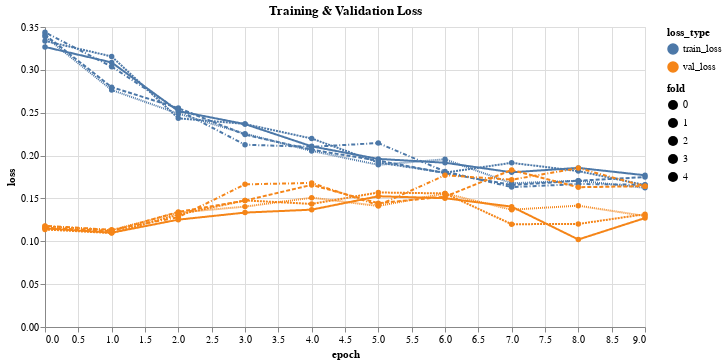

Notebook code cell kept with this figure:
### Code cell
loss_data = df[['fold', 'epoch', 'train_loss', 'val_loss']].melt(
    id_vars=['fold', 'epoch'], var_name='loss_type', value_name='loss'
)

loss_plot = alt.Chart(loss_data).mark_line(point=True).encode(
    x='epoch:Q', y='loss:Q', color='loss_type:N', strokeDash='fold:N',
    tooltip=['fold:N', 'epoch:Q', 'loss_type:N', alt.Tooltip('loss:Q', format='.4f')]
).properties(width=600, height=300, title='Training & Validation Loss')

display(loss_plot)

### Figure 1 — Vega-Lite specification as saved in the notebook (floating-point values rounded to 4 significant figures)
{"config": {"view": {"continuousWidth": 300, "continuousHeight": 300}}, "data": {"name": "data-f2fcc8935ee1f21df090f2c06be0e3a1"}, "mark": {"type": "line", "point": true}, "encoding": {"color": {"field": "loss_type", "type": "nominal"}, "strokeDash": {"field": "fold", "type": "nominal"}, "tooltip": [{"field": "fold", "type": "nominal"}, {"field": "epoch", "type": "quantitative"}, {"field": "loss_type", "type": "nominal"}, {"field": "loss", "format": ".4f", "type": "quantitative"}], "x": {"field": "epoch", "type": "quantitative"}, "y": {"field": "loss", "type": "quantitative"}}, "height": 300, "title": "Training & Validation Loss", "width": 600, "$schema": "https://vega.github.io/schema/vega-lite/v5.20.1.json", "datasets": {"data-f2fcc8935ee1f21df090f2c06be0e3a1": [{"fold": 0, "epoch": 0, "loss_type": "train_loss", "loss": 0.3267}, {"fold": 0, "epoch": 1, "loss_type": "train_loss", "loss": 0.3086}, {"fold": 0, "epoch": 2, "loss_type": "train_loss", "loss": 0.2519}, {"fold": 0, "epoch": 3, "loss_type": "train_loss", "loss": 0.2367}, {"fold": 0, "epoch": 4, "loss_type": "train_loss", "loss": 0.2107}, {"fold": 0, "epoch": 5, "loss_type": "train_loss", "loss": 0.1961}, {"fold": 0, "epoch": 6, "loss_type": "train_loss", "loss": 0.1917}, {"fold": 0, "epoch": 7, "loss_type": "train_loss", "loss": 0.1805}, {"fold": 0, "epoch": 8, "loss_type": "train_loss", "loss": 0.1856}, {"fold": 0, "epoch": 9, "loss_type": "train_loss", "loss": 0.177}, {"fold": 1, "epoch": 0, "loss_type": "train_loss", "loss": 0.341}, {"fold": 1, "epoch": 1, "loss_type": "train_loss", "loss": 0.2798}, {"fold": 1, "epoch": 2, "loss_type": "train_loss", "loss": 0.2554}, {"fold": 1, "epoch": 3, "loss_type": "train_loss", "loss": 0.2245}, {"fold": 1, "epoch": 4, "loss_type": "train_loss", "loss": 0.2068}, {"fold": 1, "epoch": 5, "loss_type": "train_loss", "loss": 0.1942}, {"fold": 1, "epoch": 6, "loss_type": "train_loss", "loss": 0.1795}, {"fold": 1, "epoch": 7, "loss_type": "train_loss", "loss": 0.1657}, {"fold": 1, "epoch": 8, "loss_type": "train_loss", "loss": 0.1707}, {"fold": 1, "epoch": 9, "loss_type": "train_loss", "loss": 0.1749}, {"fold": 2, "epoch": 0, "loss_type": "train_loss", "loss": 0.3337}, {"fold": 2, "epoch": 1, "loss_type": "train_loss", "loss": 0.3156}, {"fold": 2, "epoch": 2, "loss_type": "train_loss", "loss": 0.2435}, {"fold": 2, "epoch": 3, "loss_type": "train_loss", "loss": 0.2368}, {"fold": 2, "epoch": 4, "loss_type": "train_loss", "loss": 0.2199}, {"fold": 2, "epoch": 5, "loss_type": "train_loss", "loss": 0.1919}, {"fold": 2, "epoch": 6, "loss_type": "train_loss", "loss": 0.1801}, {"fold": 2, "epoch": 7, "loss_type": "train_loss", "loss": 0.1915}, {"fold": 2, "epoch": 8, "loss_type": "train_loss", "loss": 0.1819}, {"fold": 2, "epoch": 9, "loss_type": "train_loss", "loss": 0.1655}, {"fold": 3, "epoch": 0, "loss_type": "train_loss", "loss": 0.3388}, {"fold": 3, "epoch": 1, "loss_type": "train_loss", "loss": 0.2765}, {"fold": 3, "epoch": 2, "loss_type": "train_loss", "loss": 0.2489}, {"fold": 3, "epoch": 3, "loss_type": "train_loss", "loss": 0.2255}, {"fold": 3, "epoch": 4, "loss_type": "train_loss", "loss": 0.2054}, {"fold": 3, "epoch": 5, "loss_type": "train_loss", "loss": 0.1892}, {"fold": 3, "epoch": 6, "loss_type": "train_loss", "loss": 0.1957}, {"fold": 3, "epoch": 7, "loss_type": "train_loss", "loss": 0.1677}, {"fold": 3, "epoch": 8, "loss_type": "train_loss", "loss": 0.1707}, {"fold": 3, "epoch": 9, "loss_type": "train_loss", "loss": 0.1624}, {"fold": 4, "epoch": 0, "loss_type": "train_loss", "loss": 0.3438}, {"fold": 4, "epoch": 1, "loss_type": "train_loss", "loss": 0.3037}, {"fold": 4, "epoch": 2, "loss_type": "train_loss", "loss": 0.253}, {"fold": 4, "epoch": 3, "loss_type": "train_loss", "loss": 0.2126}, {"fold": 4, "epoch": 4, "loss_type": "train_loss", "loss": 0.2102}, {"fold": 4, "epoch": 5, "loss_type": "train_loss", "loss": 0.2146}, {"fold": 4, "epoch": 6, "loss_type": "train_loss", "loss": 0.1814}, {"fold": 4, "epoch": 7, "loss_type": "train_loss", "loss": 0.1632}, {"fold": 4, "epoch": 8, "loss_type": "train_loss", "loss": 0.1668}, {"fold": 4, "epoch": 9, "loss_type": "train_loss", "loss": 0.1658}, {"fold": 0, "epoch": 0, "loss_type": "val_loss", "loss": 0.1151}, {"fold": 0, "epoch": 1, "loss_type": "val_loss", "loss": 0.11}, {"fold": 0, "epoch": 2, "loss_type": "val_loss", "loss": 0.1252}, {"fold": 0, "epoch": 3, "loss_type": "val_loss", "loss": 0.1335}, {"fold": 0, "epoch": 4, "loss_type": "val_loss", "loss": 0.1369}, {"fold": 0, "epoch": 5, "loss_type": "val_loss", "loss": 0.1525}, {"fold": 0, "epoch": 6, "loss_type": "val_loss", "loss": 0.1503}, {"fold": 0, "epoch": 7, "loss_type": "val_loss", "loss": 0.1404}, {"fold": 0, "epoch": 8, "loss_type": "val_loss", "loss": 0.1021}, {"fold": 0, "epoch": 9, "loss_type": "val_loss", "loss": 0.1271}, {"fold": 1, "epoch": 0, "loss_type": "val_loss", "loss": 0.1158}, {"fold": 1, "epoch": 1, "loss_type": "val_loss", "loss": 0.1119}, {"fold": 1, "epoch": 2, "loss_type": "val_loss", "loss": 0.1343}, {"fold": 1, "epoch": 3, "loss_type": "val_loss", "loss": 0.1475}, {"fold": 1, "epoch": 4, "loss_type": "val_loss", "loss": 0.1658}, {"fold": 1, "epoch": 5, "loss_type": "val_loss", "loss": 0.1444}, {"fold": 1, "epoch": 6, "loss_type": "val_loss", "loss": 0.1521}, {"fold": 1, "epoch": 7, "loss_type": "val_loss", "loss": 0.1832}, {"fold": 1, "epoch": 8, "loss_type": "val_loss", "loss": 0.1631}, {"fold": 1, "epoch": 9, "loss_type": "val_loss", "loss": 0.1643}, {"fold": 2, "epoch": 0, "loss_type": "val_loss", "loss": 0.1138}, {"fold": 2, "epoch": 1, "loss_type": "val_loss", "loss": 0.1096}, {"fold": 2, "epoch": 2, "loss_type": "val_loss", "loss": 0.1312}, {"fold": 2, "epoch": 3, "loss_type": "val_loss", "loss": 0.1477}, {"fold": 2, "epoch": 4, "loss_type": "val_loss", "loss": 0.1436}, {"fold": 2, "epoch": 5, "loss_type": "val_loss", "loss": 0.1569}, {"fold": 2, "epoch": 6, "loss_type": "val_loss", "loss": 0.1558}, {"fold": 2, "epoch": 7, "loss_type": "val_loss", "loss": 0.1199}, {"fold": 2, "epoch": 8, "loss_type": "val_loss", "loss": 0.1202}, {"fold": 2, "epoch": 9, "loss_type": "val_loss", "loss": 0.1316}, {"fold": 3, "epoch": 0, "loss_type": "val_loss", "loss": 0.1175}, {"fold": 3, "epoch": 1, "loss_type": "val_loss", "loss": 0.1129}, {"fold": 3, "epoch": 2, "loss_type": "val_loss", "loss": 0.1336}, {"fold": 3, "epoch": 3, "loss_type": "val_loss", "loss": 0.1404}, {"fold": 3, "epoch": 4, "loss_type": "val_loss", "loss": 0.1508}, {"fold": 3, "epoch": 5, "loss_type": "val_loss", "loss": 0.1412}, {"fold": 3, "epoch": 6, "loss_type": "val_loss", "loss": 0.1558}, {"fold": 3, "epoch": 7, "loss_type": "val_loss", "loss": 0.1369}, {"fold": 3, "epoch": 8, "loss_type": "val_loss", "loss": 0.1416}, {"fold": 3, "epoch": 9, "loss_type": "val_loss", "loss": 0.1295}, {"fold": 4, "epoch": 0, "loss_type": "val_loss", "loss": 0.118}, {"fold": 4, "epoch": 1, "loss_type": "val_loss", "loss": 0.1135}, {"fold": 4, "epoch": 2, "loss_type": "val_loss", "loss": 0.1281}, {"fold": 4, "epoch": 3, "loss_type": "val_loss", "loss": 0.1664}, {"fold": 4, "epoch": 4, "loss_type": "val_loss", "loss": 0.168}, {"fold": 4, "epoch": 5, "loss_type": "val_loss", "loss": 0.142}, {"fold": 4, "epoch": 6, "loss_type": "val_loss", "loss": 0.177}, {"fold": 4, "epoch": 7, "loss_type": "val_loss", "loss": 0.1718}, {"fold": 4, "epoch": 8, "loss_type": "val_loss", "loss": 0.1854}, {"fold": 4, "epoch": 9, "loss_type": "val_loss", "loss": 0.1642}]}}
